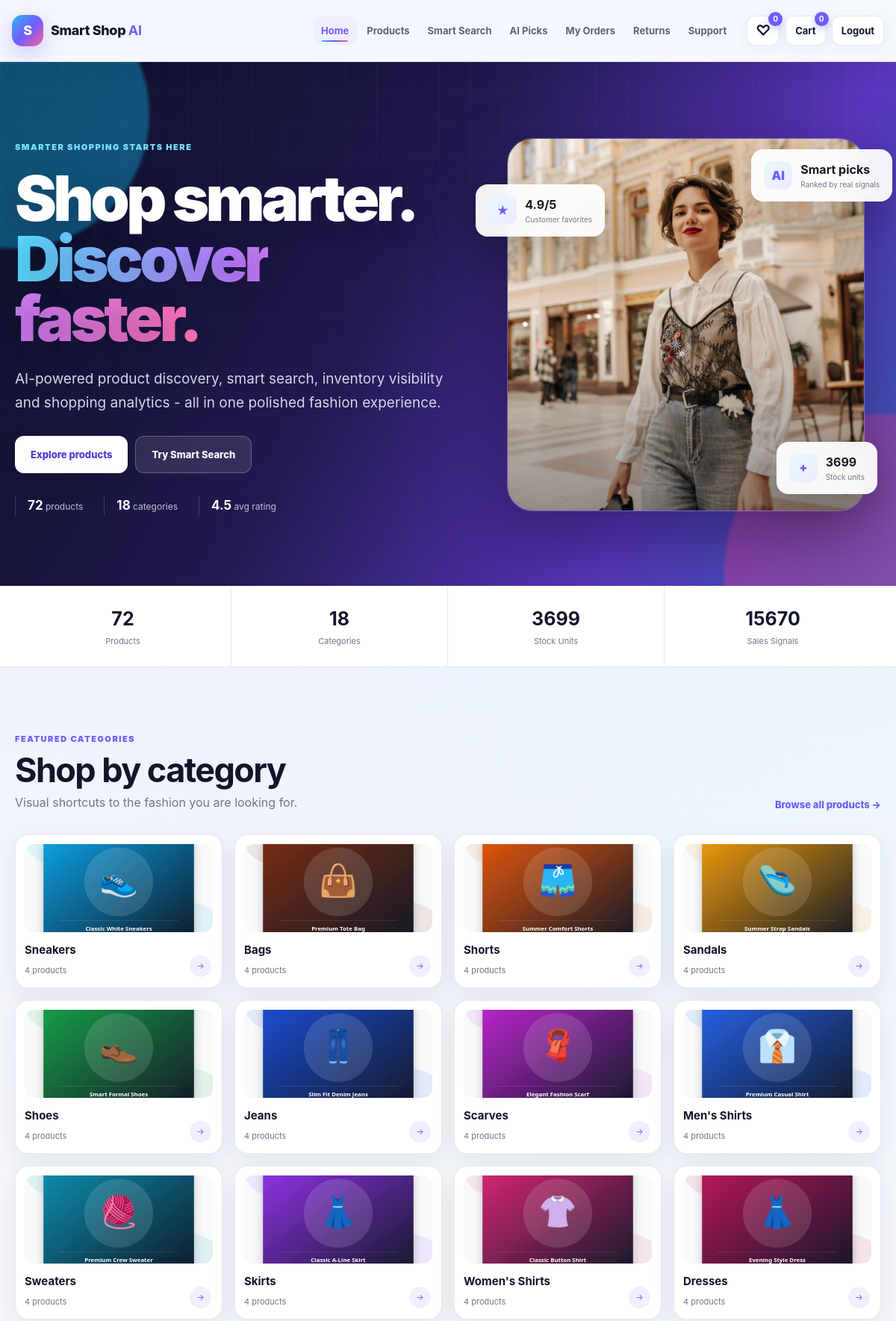
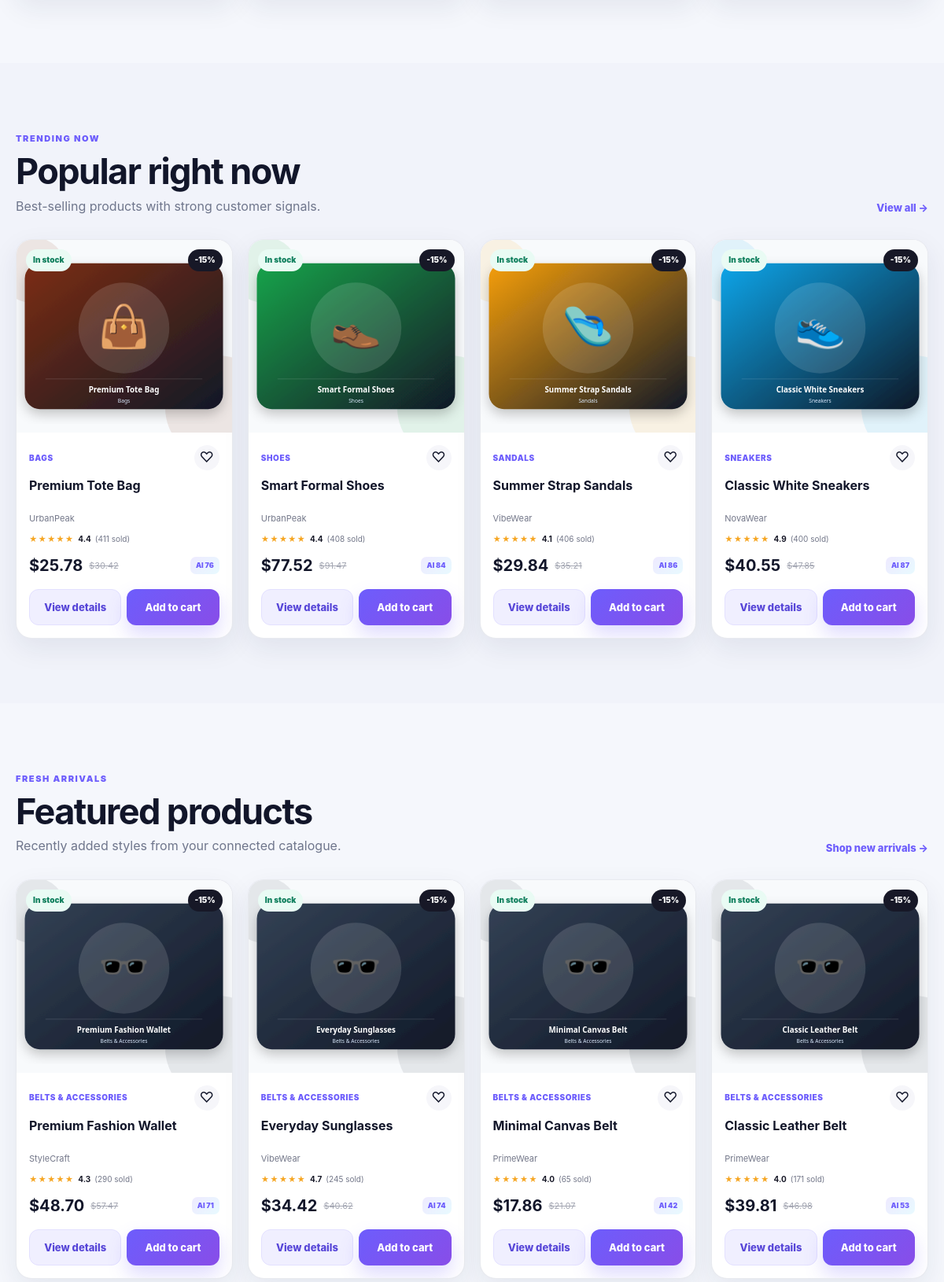
The page / (signed in, upper part) on the database its author committed (2 pictures, top to bottom).
### tables this page shows
CREATE TABLE products (
                product_id INTEGER PRIMARY KEY AUTOINCREMENT,
                name TEXT NOT NULL,
                category TEXT NOT NULL,
                brand TEXT DEFAULT '',
                price REAL NOT NULL DEFAULT 0,
                stock INTEGER NOT NULL DEFAULT 0,
                rating REAL NOT NULL DEFAULT 0,
                sales INTEGER NOT NULL DEFAULT 0,
                supplier TEXT DEFAULT '',
                links TEXT DEFAULT '',
                content TEXT DEFAULT '',
                description TEXT DEFAULT '',
                image TEXT DEFAULT '',
                created_at TEXT DEFAULT CURRENT_TIMESTAMP
            );

### app.py (the view)
@app.route("/")
def home():
    db = DatabaseManager()
    try:
        best_products = db.best_selling_products(8)
        latest_products = db.latest_products(8)
        categories_raw = db.category_stats()
        all_products = db.get_all_products()
        summary = db.analytics_summary()
    finally:
        db.close()
    first_image = {}
    for p in all_products:
        first_image.setdefault(p["category"], p["image"] or "product_1.svg")
    categories = [dict(c) | {"image": first_image.get(c["category"], "product_1.svg")} for c in categories_raw]
    return render_template("index.html", best_products=best_products, latest_products=latest_products,
                           categories=categories, summary=summary)

### app.py (called while the page is built, shortened)
def cart_map():
    raw = session.get("cart", {})
    if isinstance(raw, dict):
        clean = {}
        for key, value in raw.items():
            try:
                pid, qty = int(key), max(1, int(value))
                clean[pid] = qty
            except (TypeError, ValueError):
                continue
        return clean

def wishlist_ids():
    raw = session.get("wishlist", [])
    if not isinstance(raw, list):
        return []
    result = []
    return result

def ai_score(product):
    sales = int(product["sales"] or 0)
    rating = float(product["rating"] or 0)
    stock = int(product["stock"] or 0)
    sales_component = min(sales / 420, 1) * 45
    rating_component = min(rating / 5, 1) * 30
    availability_component = min(stock / 85, 1) * 25
    return round(sales_component + rating_component + availability_component)

@app.context_processor
def global_shop_data():
    cart = cart_map()
    wish = wishlist_ids()
    return {
        "cart_count": sum(cart.values()),
        "cart_map": cart,
        "wishlist_count": len(wish),
        "wishlist_ids": wish,
        "current_endpoint": request.endpoint or "",
        "ai_score": ai_score,
        "is_admin": is_admin(),
    }

@app.before_request
def startup():
    if not getattr(app, "_catalogue_ready", False):
        ensure_catalogue()
        app._catalogue_ready = True

def is_admin():
    return session.get("role") == "admin"

### database/database.py (called while the page is built)
    def close(self) -> None:
        try:
            self.connection.close()
        except Exception:
            pass

    def total_users(self) -> int:
        return int(self.cursor.execute("SELECT COUNT(*) FROM users").fetchone()[0])

    def get_all_products(self):
        return self.cursor.execute(
            "SELECT * FROM products ORDER BY sales DESC, product_id DESC"
        ).fetchall()

    def latest_products(self, limit: int = 8):
        return self.cursor.execute(
            "SELECT * FROM products ORDER BY product_id DESC LIMIT ?", (limit,)
        ).fetchall()

    def best_selling_products(self, limit: int = 8):
        return self.cursor.execute(
            "SELECT * FROM products ORDER BY sales DESC, rating DESC LIMIT ?", (limit,)
        ).fetchall()

    def total_products(self) -> int:
        return int(self.cursor.execute("SELECT COUNT(*) FROM products").fetchone()[0])

    def total_categories(self) -> int:
        return int(self.cursor.execute("SELECT COUNT(DISTINCT category) FROM products").fetchone()[0])

### templates/index.html (shortened to what this page needs)
{% extends "base.html" %}{% from "_macros.html" import product_card with context %}
{% block content %}
<section class="hero-home">
  <div class="hero-orb orb-one"></div><div class="hero-orb orb-two"></div>
  <div class="shell hero-layout">
    <div class="hero-copy reveal">
      <span class="kicker light-kicker">SMARTER SHOPPING STARTS HERE</span>
      <h1>Shop smarter.<br><span>Discover faster.</span></h1>
      <p>AI-powered product discovery, smart search, inventory visibility and shopping analytics - all in one polished fashion experience.</p>
      <div class="hero-actions"><a class="btn btn-white" href="{{ url_for('products') }}">Explore products</a><a class="btn btn-glass" href="{{ url_for('search') }}">Try Smart Search</a></div>
      <div class="hero-proof"><span><b>{{ summary.total_products }}</b> products</span><span><b>{{ summary.total_categories }}</b> categories</span><span><b>{{ '%.1f'|format(summary.average_rating) }}</b> avg rating</span></div>
    </div>
    <div class="hero-visual reveal delay-1">
      <div class="hero-photo"><img src="{{ url_for('static', filename='images/hero.jpg') }}" alt="Fashion shopping"></div>
      <div class="float-card float-rating"><span class="mini-icon">&#9733;</span><div><b>4.9/5</b><small>Customer favorites</small></div></div>
      <div class="float-card float-ai"><span class="mini-icon">AI</span><div><b>Smart picks</b><small>Ranked by real signals</small></div></div>
      <div class="float-card float-stock"><span class="mini-icon">+</span><div><b>{{ summary.total_stock }}</b><small>Stock units</small></div></div>
    </div>
  </div>
</section>
<section class="quick-stats"><div class="shell stats-strip"><a href="{{ url_for('products') }}"><strong>{{ summary.total_products }}</strong><span>Products</span></a><a href="#categories"><strong>{{ summary.total_categories }}</strong><span>Categories</span></a><a href="{{ url_for('dashboard') }}"><strong>{{ summary.total_stock }}</strong><span>Stock Units</span></a><a href="{{ url_for('analytics') }}"><strong>{{ summary.total_sales }}</strong><span>Sales Signals</span></a></div></section>
<section class="section" id="categories"><div class="shell"><div class="section-head"><div><span class="kicker">FEATURED CATEGORIES</span><h2>Shop by category</h2><p>Visual shortcuts to the fashion you are looking for.</p></div><a class="text-link" href="{{ url_for('products') }}">Browse all products &rarr;</a></div><div class="category-grid">{% for c in categories[:12] %}<a class="category-card reveal" href="{{ url_for('products', category=c.category) }}"><div class="category-media"><img src="{{ url_for('static', filename='images/' + c.image) }}" alt="{{ c.category }}"></div><div><h3>{{ c.category }}</h3><span>{{ c.product_count }} products</span></div><span class="round-arrow">&rarr;</span></a>{% endfor %}</div></div></section>
<section class="section section-tint"><div class="shell"><div class="section-head"><div><span class="kicker">TRENDING NOW</span><h2>Popular right now</h2><p>Best-selling products with strong customer signals.</p></div><a class="text-link" href="{{ url_for('products', sort='featured') }}">View all &rarr;</a></div><div class="product-grid">{% for p in best_products[:4] %}{{ product_card(p) }}{% endfor %}</div></div></section>
<section class="section"><div class="shell"><div class="section-head"><div><span class="kicker">FRESH ARRIVALS</span><h2>Featured products</h2><p>Recently added styles from your connected catalogue.</p></div><a class="text-link" href="{{ url_for('products', sort='newest') }}">Shop new arrivals &rarr;</a></div><div class="product-grid">{% for p in latest_products[:4] %}{{ product_card(p) }}{% endfor %}</div></div></section>
{% endblock %}

### templates/_macros.html
{% macro product_card(product) %}
<article class="product-card reveal">
  <a class="product-media" href="{{ url_for('product_detail', product_id=product.product_id) }}">
    <img src="{{ url_for('static', filename='images/' + (product.image or 'product_1.svg')) }}" alt="{{ product.name }}" loading="lazy">
    <span class="product-badge {% if product.stock <= 12 %}badge-danger{% endif %}">{% if product.stock <= 0 %}Out of stock{% elif product.stock <= 12 %}Low stock{% else %}In stock{% endif %}</span>
    <span class="discount-badge">-15%</span>
  </a>
  <div class="product-copy">
    <div class="product-topline"><span class="category-tag">{{ product.category }}</span><a class="heart {% if product.product_id in wishlist_ids %}saved{% endif %}" href="{{ url_for('toggle_wishlist', product_id=product.product_id) }}" aria-label="Toggle wishlist">&#9825;</a></div>
    <h3><a href="{{ url_for('product_detail', product_id=product.product_id) }}">{{ product.name }}</a></h3>
    <p class="brand-line">{{ product.brand }}</p>
    <div class="rating-row"><span class="stars">&#9733;&#9733;&#9733;&#9733;&#9733;</span><b>{{ '%.1f'|format(product.rating) }}</b><span>({{ product.sales }} sold)</span></div>
    <div class="price-row"><strong>${{ '%.2f'|format(product.price) }}</strong><del>${{ '%.2f'|format(product.price * 1.18) }}</del><span class="ai-pill">AI {{ ai_score(product) }}</span></div>
    <div class="card-actions"><a class="btn btn-soft" href="{{ url_for('product_detail', product_id=product.product_id) }}">View details</a><a class="btn btn-primary" href="{{ url_for('add_to_cart', product_id=product.product_id) }}">Add to cart</a></div>
  </div>
</article>
{% endmacro %}

### rows shown on the page
products: image (picture), category "Sneakers", product_count "4", stock "In stock", category "SNEAKERS", name "Classic White Sneakers", brand "NovaWear", rating "4.9", sales "400", price "40.55", product.price*1.18 "47.85", ai_score "87"
products: image (picture), category "Bags", product_count "4", stock "In stock", category "BAGS", name "Premium Tote Bag", brand "UrbanPeak", rating "4.4", sales "411", price "25.78", product.price*1.18 "30.42", ai_score "76"
products: image (picture), category "Shorts", product_count "4"
products: image (picture), category "Sandals", product_count "4", stock "In stock", category "SANDALS", name "Summer Strap Sandals", brand "VibeWear", rating "4.1", sales "406", price "29.84", product.price*1.18 "35.21", ai_score "86"
products: image (picture), category "Shoes", product_count "4", stock "In stock", category "SHOES", name "Smart Formal Shoes", brand "UrbanPeak", rating "4.4", sales "408", price "77.52", product.price*1.18 "91.47", ai_score "84"
products: image (picture), category "Jeans", product_count "4"
products: image (picture), category "Scarves", product_count "4"
products: image (picture), category "Men's Shirts", product_count "4"
products: image (picture), category "Sweaters", product_count "4"
products: image (picture), category "Skirts", product_count "4"
products: image (picture), category "Women's Shirts", product_count "4"
products: image (picture), category "Dresses", product_count "4"
products: image (picture), stock "In stock", category "BELTS & ACCESSORIES", name "Premium Fashion Wallet", brand "StyleCraft", rating "4.3", sales "290", price "48.70", product.price*1.18 "57.47", ai_score "71"
products: image (picture), stock "In stock", category "BELTS & ACCESSORIES", name "Everyday Sunglasses", brand "VibeWear", rating "4.7", sales "245", price "34.42", product.price*1.18 "40.62", ai_score "74"
products: image (picture), stock "In stock", category "BELTS & ACCESSORIES", name "Minimal Canvas Belt", brand "PrimeWear", rating "4.0", sales "65", price "17.86", product.price*1.18 "21.07", ai_score "42"
products: image (picture), stock "In stock", category "BELTS & ACCESSORIES", name "Classic Leather Belt", brand "PrimeWear", rating "4.0", sales "171", price "39.81", product.price*1.18 "46.98", ai_score "53"

### other values the page prints
{{ wishlist_count }} "0"
{{ cart_count }} "0"
{{ summary.total_products }} "72"
{{ summary.total_categories }} "18"
{{ '%.1f'|format(summary.average_rating) }} "4.5"
{{ summary.total_stock }} "3699"
{{ summary.total_sales }} "15670"
